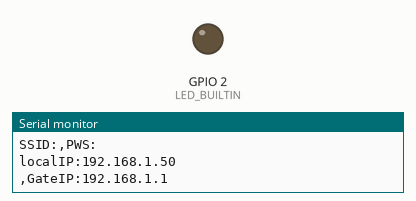
Bench run of a sketch on a simulated ESP32. Parts: output pins drawn as LEDs (lit = HIGH), the last lines printed to the serial monitor. WiFi joins after 1.5 s; servers stay silent unless stated; the local clock reads 2024-03-15 10:24:30 at power-on unless the sketch sets it.

Above: at 4.0 s.
At 9.0 s:
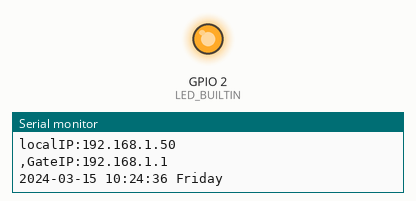
Timing chart, 0 to 17.7 s (numbered marks = the images above):
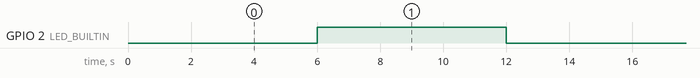

The sketch:

ESP32SmartConfig.ino
```cpp
#include <WiFi.h>
#include <esp_wifi.h>     //用于esp_wifi_restore() 删除保存的wifi信息

#define LED_BUILTIN  (2)    //板载led灯
#define NTP1  "ntp1.aliyun.com"
#define NTP2  "ntp2.aliyun.com"
#define NTP3  "ntp3.aliyun.com"
const unsigned long interval = 6000UL;//设置更新频率
unsigned long previousMillis = 0;
bool ledState = false;

void SmartConfig()
{
  // WiFi.mode(WIFI_AP_STA);
   WiFi.mode(WIFI_STA);
   Serial.println("\r\n wait for smartconfig....");
   WiFi.beginSmartConfig();
     while(1)
   {
    Serial.print(".");
    delay(500);
    if ( WiFi.smartConfigDone())
    {
      Serial.println("SmartConfig Success");
      Serial.printf("SSID:%s\r\n",WiFi.SSID().c_str());
      Serial.printf("PSW:%s\r\n",WiFi.psk().c_str());
      break;
    }
   }
}
bool AutoConfig()
{
  WiFi.begin();
  for (int i=0; i<20; i++)
  {
    int wstatus = WiFi.status();
    if (wstatus == WL_CONNECTED )
       {
          Serial.println("wifi smartConfig success");
          Serial.printf("SSID:%s",WiFi.SSID().c_str());
          Serial.printf(",PWS:%s\r\n",WiFi.psk().c_str());
          Serial.print("localIP:");
          Serial.println(WiFi.localIP());
          Serial.print(",GateIP:");
          Serial.println(WiFi.gatewayIP());
          esp_wifi_set_storage(WIFI_STORAGE_RAM);//自动保存wifi信息
          WiFi.setAutoConnect(true);  // 设置自动连接
          return true;
       }
       else
       {
          Serial.print("WIFI AutoConfig Waiting ....");
          Serial.println(wstatus);
          delay(1000);
       }
  }
  Serial.println("Wifi autoconfig faild!");
  return false;
  }
void setup() {
  Serial.begin(115200);
 pinMode(LED_BUILTIN, OUTPUT);//板载led灯作为指示
 delay(100);
   if (!AutoConfig())
  {
   SmartConfig();
  }
 configTime(8 * 3600, 0, NTP1, NTP2,NTP3);
 // esp_wifi_restore();  //删除保存的wifi信息

}

void loop() {
  unsigned long currentMillis = millis();
  if (currentMillis - previousMillis >= interval) {
     ledState = !ledState;//状态翻转
     digitalWrite(LED_BUILTIN, ledState);
     struct tm timeInfo; //声明一个结构体
  if (!getLocalTime(&timeInfo))
  { //一定要加这个条件判断，否则内存溢出
    Serial.println("Failed to obtain time");
  }
   Serial.println(&timeInfo, "%F %T %A");
        previousMillis = currentMillis;
}

}

//删除保存的wifi信息,并使LED闪烁5次
void restoreWiFi(){
       delay(500);
       esp_wifi_restore();  //删除保存的wifi信息
       Serial.println("连接信息已清空,准备重启设备..");

  }
```

Measured:
- by itself, GPIO 2 (LED_BUILTIN): alternates HIGH for 6.0 s and LOW for 6.0 s
